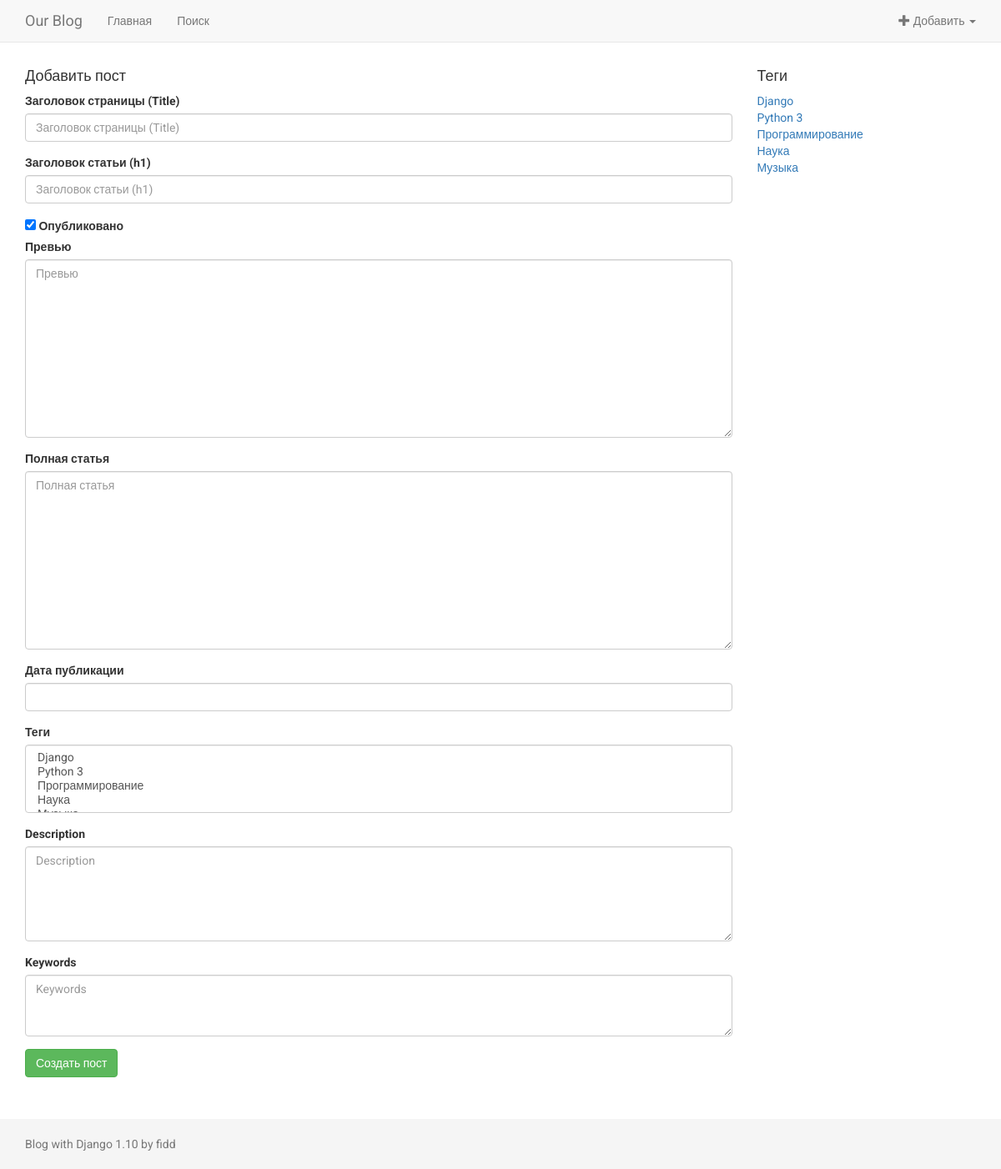
/post/add-post/ (signed in), run on the app's committed database.
### blog/models.py (models this page shows)
class Tag(models.Model):
    class Meta:
        verbose_name = u'Тег'
        verbose_name_plural = u'Теги'
    title = models.CharField(verbose_name=u"Название тега", max_length=200, unique=True)
    slug = models.SlugField(verbose_name=u"URL", max_length=200, unique=True)
    user = models.ForeignKey(User, on_delete=models.CASCADE, verbose_name=u'Пользователь')
    description = models.CharField(verbose_name=u"Description", max_length=200, blank=True)
    keywords = models.CharField(verbose_name=u"Keywords", max_length=200, blank=True)
    def __str__(self):
        return self.title
    def get_absolute_url(self):
        return reverse('tag-detail', args=(self.slug,))

### blog/views.py (the view)
# urls.py: url(r'^post/add-post/$', views.add_post, name='add-post'),
@login_required
def add_post(request):
    if request.method == 'POST':
        form = PostForm(request.POST)
        if form.is_valid():
            post = form.save(commit=False)
            post.user = request.user
            post.save()
            form.save_m2m()
            return redirect('/')
    else:
        form = PostForm()
    return render(request, 'blog/add_post.html', {'form': form})

### blog/forms.py
class PostForm(forms.ModelForm):
    description = forms.CharField(widget=forms.Textarea(attrs={'rows': 5, 'cols': 40}))
    keywords = forms.CharField(widget=forms.Textarea(attrs={'rows': 3, 'cols': 40}))
    class Meta:
        model = Post
        exclude = ('user', )

### blog/templatetags/template_tags.py (called while the page is built)
@register.inclusion_tag('blog/templatetags/tags.html', takes_context=True)
def tag_list(context):
    return {'tags': Tag.objects.all()}

### templates/blog/add_post.html (shortened to what this page needs)
{% extends 'blog/base.html' %}
{% load bootstrap3 %}
{% block content %}
    <h4>Добавить пост</h4>
    <form id="post_form" method="POST" action="">
        {% bootstrap_form form layout="inline" %}
        <input class="btn btn-default btn-success" type="submit" name="submit" value="Создать пост" />
    </form>
{% endblock %}

### templates/blog/templatetags/tags.html
{% if tags %}
    <h4>Теги</h4>
    <ul class="list-unstyled">
        {% for tag in tags %}
            <li><a href="{{ tag.get_absolute_url }}">{{ tag.title }}</a></li>
        {% endfor %}
    </ul>
{% endif %}

### static/css/style.css (style rules this page uses)
body { font-family: 'Roboto', sans-serif; }

### data on the page
Tag: title "Django"
Tag: title "Python 3"
Tag: title "Программирование"
Tag: title "Наука"
Tag: title "Музыка"
